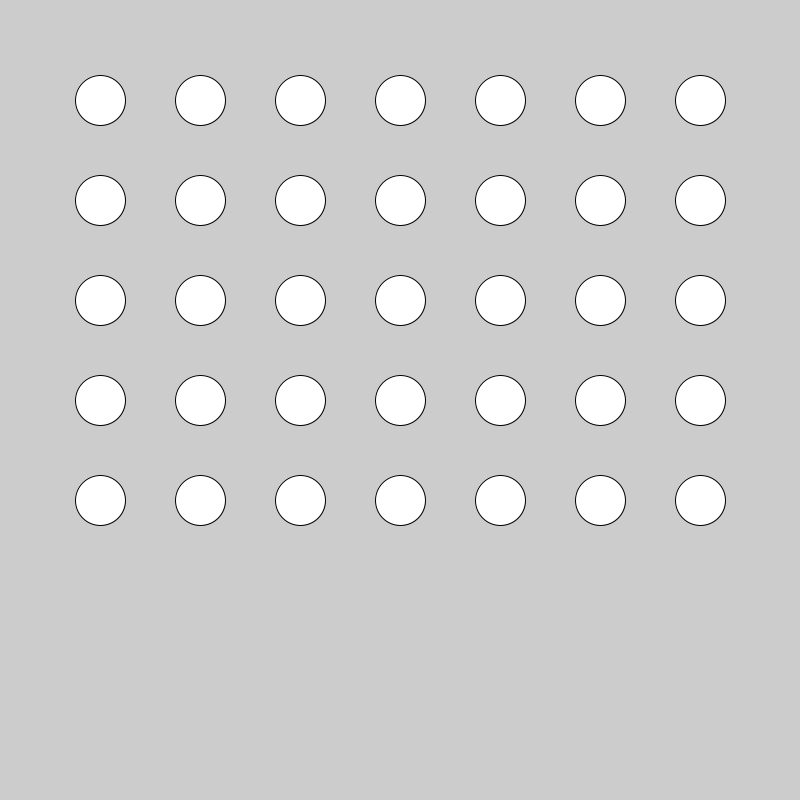
Frame 1 (no input)
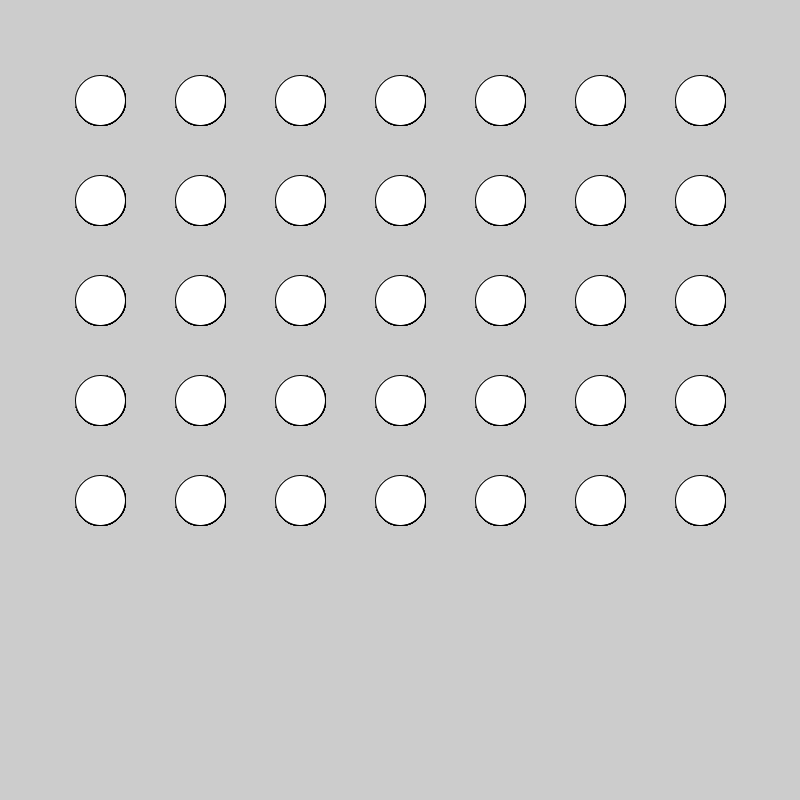
Frame 60 (the mouse pressed at the canvas centre just before this capture)
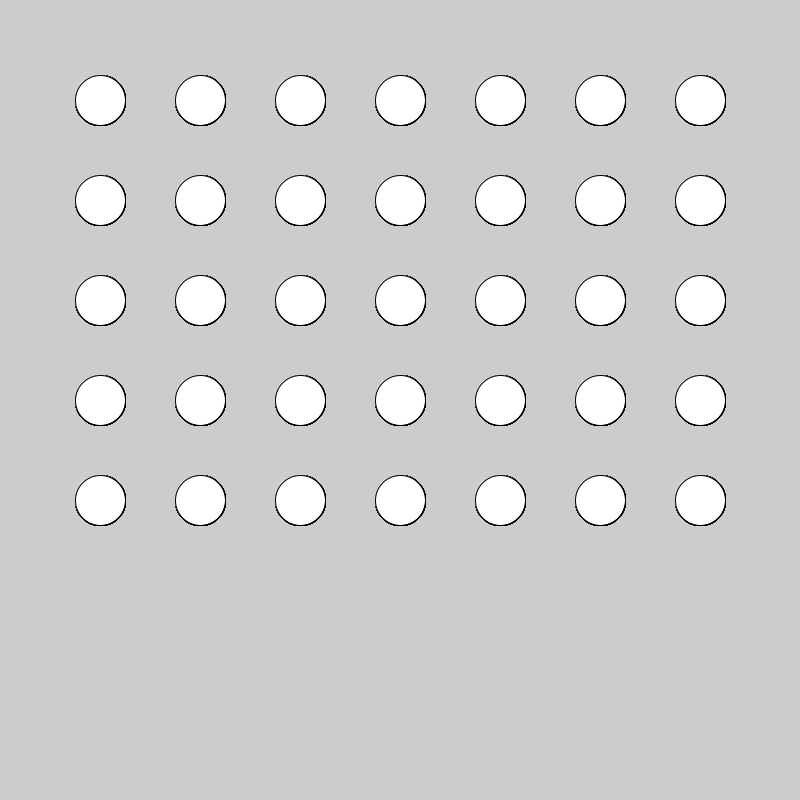
Frame 120 (the mouse held since frame 60 and released just before this capture)

The Processing sketch that drew these frames (run headless with seeded random() and noise(); from frame 60 on, the mouse is pressed at the canvas centre):

// Processing sketch: preg06
// ── preg06.pde

void setup(){
  size(800, 800);
}

void draw(){

  int b = 100;
  
  for(int c=0; c<7; c++){
    for(int f=0; f<5; f++){
      
      int x = (c+1)*b;
      int y = (f+1)*b;
      
      circle(x, y, 50);
    }
  }
  
}
